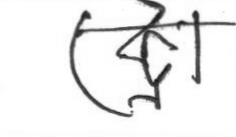
#> input picture images/test1.png, 236 x 137 px; its folder holds only this picture in this run
$ python -i preprocessing.py   (imports and definitions only)
#> lines starting #> are read from the running program, lines starting #| are printed output that depends on the picture; after the words box and inside, x2 and y2 are one past the last pixel; in counts of white or black regions, pixels touching at a corner belong together
#> further down, picture is the input picture: shape (137, 236); min 22, max 255, mean 236.9
# Module with functions to work with data.
import os
import numpy as np
import cv2
from tqdm import tqdm


def preprocess_image(image, image_size=64):
    """
    Description
    -----------
    A function processes single image.


    Parameters
    ----------
    image : str
        Image to process in array format, with shape (height, width)
    image_size : int
        Size to which resize image (at which model was trained).


    Returns
    -------
    resized: numpy.ndarray
        Processed image in array format with shape: (image_size, image_size), values in range: [0, 1].
   """
#> called with image_size = 64

    _, thresh = cv2.threshold(image, 30, 255, cv2.THRESH_BINARY_INV + cv2.THRESH_OTSU)
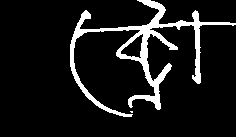
#> thresh: shape (137, 236); 9.4% white; 2 white regions (1 under 20 px)
    contours, _ = cv2.findContours(thresh, cv2.RETR_LIST, cv2.CHAIN_APPROX_SIMPLE)[-2:]
#> contours = 3 contours, 1 with area under 20; largest, box (x1, y1, x2, y2) and area: (70, 0, 236, 117) 2744, (120, 33, 144, 59) 298

    idx = 0
    ls_xmin = []
    ls_ymin = []
    ls_xmax = []
    ls_ymax = []

    for cnt in contours:
        idx += 1
        x, y, w, h = cv2.boundingRect(cnt)
        ls_xmin.append(x)
        ls_ymin.append(y)
        ls_xmax.append(x + w)
        ls_ymax.append(y + h)
#> this loop made 3 passes
#> (x, y, w, h) on passes 2 to 3: (120, 33, 24, 26), (70, 0, 166, 117)
#> (cnt, x, y, w, h) on pass 1: ([[130, 111], [131, 112], [132, 112], [132, 111]], 130, 111, 3, 2)
#> after the loop, idx = 3; ls_xmax = [133, 144, 236]; ls_xmin = [130, 120, 70]; ls_ymax = [113, 59, 117]; ls_ymin = [111, 33, 0]

    xmin = min(ls_xmin)
#> xmin = 70
    ymin = min(ls_ymin)
#> ymin = 0
    xmax = max(ls_xmax)
#> xmax = 236
    ymax = max(ls_ymax)
#> ymax = 117
    roi = image[ymin:ymax, xmin:xmax]
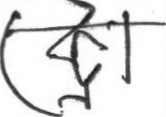
#> roi: shape (117, 166); min 22, max 255, mean 225.2
    resized = cv2.resize(roi, (image_size, image_size), interpolation=cv2.INTER_AREA)
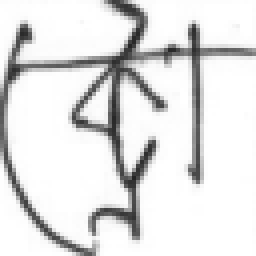
#> resized: shape (64, 64) (shown 4 times larger); min 35, max 255, mean 225.2
    resized = np.array(resized) / 255

    return resized


# [93 lines left out: functions load_image, load_images, prepare_train_data, not called in this run]

>>> import cv2
>>> picture = cv2.imread('../images/test1.png', cv2.IMREAD_GRAYSCALE)
>>> result = preprocess_image(picture)

$ run again, on images/test2.png
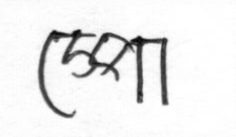
#> input picture images/test2.png, 236 x 137 px
#> picture is the input picture: shape (137, 236); min 7, max 255, mean 235.9
#> in preprocess_image, `_, thresh = cv2.threshold(image, 30, 255, cv2.THRESH_BINARY_INV + cv2...`:
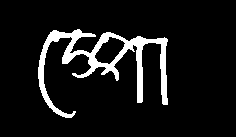
#> thresh: shape (137, 236); 8.6% white; 1 white region
#> contours = 2 contours; box (x1, y1, x2, y2) and area: (38, 29, 168, 118) 2816, (94, 36, 126, 65) 512
#> the loop in preprocess_image, `for cnt in contours:` made 2 passes
#> (idx, x, y, w, h) on passes 1 to 2: (1, 94, 36, 32, 29), (2, 38, 29, 130, 89)
#> after the loop in preprocess_image, `for cnt in contours:`: idx = 2; ls_xmax = [126, 168]; ls_xmin = [94, 38]; ls_ymax = [65, 118]; ls_ymin = [36, 29]
#> xmin = 38
#> ymin = 29
#> xmax = 168
#> ymax = 118
#> in preprocess_image, `resized = cv2.resize(roi, (image_size, image_size), interpolation=cv2...`:
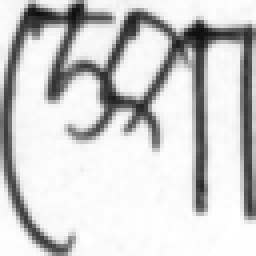
#> resized: shape (64, 64) (shown 4 times larger); min 14, max 255, mean 206.2
